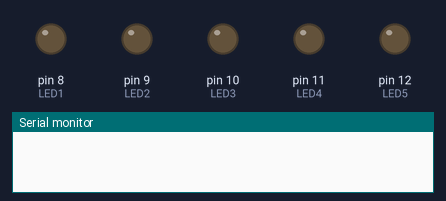
A sketch run on a simulated Arduino Uno, built with avr-gcc and run on an emulated ATmega328P. Shown: output pins drawn as LEDs (lit = HIGH), the last lines printed to the serial monitor.

Above: at 0.02 s.
At 0.37 s:
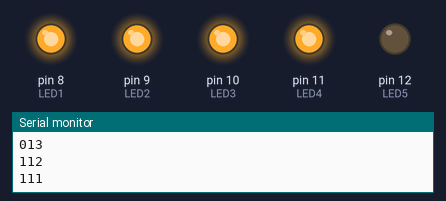
At 0.72 s:
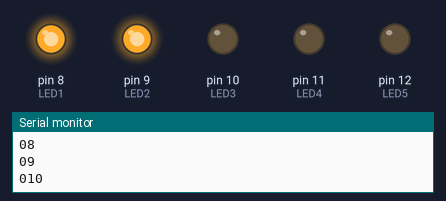
At 1.38 s:
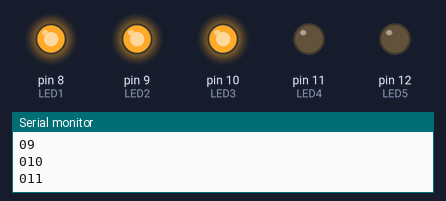
At 1.88 s:
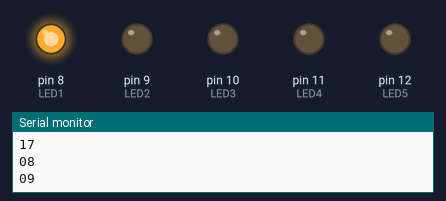
At 2.71 s:
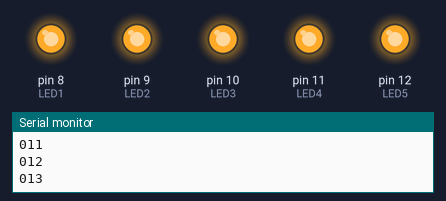
Timing chart, 0 to 3.0 s (numbered marks = the images above):
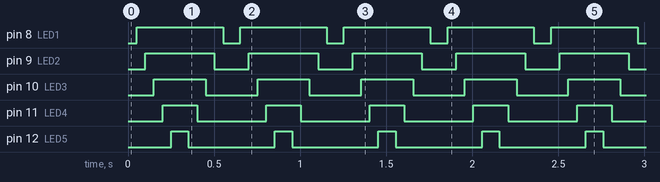

The sketch:

led_function_increment.ino
```cpp
const int LED1 = 8;
const int LED2 = 9;
const int LED3 = 10;
const int LED4 = 11;
const int LED5 = 12;
int ledValue = 8;
int ledLow = 0;

void setup() {
pinMode (LED1, OUTPUT);
pinMode (LED2, OUTPUT);
pinMode (LED3, OUTPUT);
pinMode (LED4, OUTPUT);
pinMode (LED5, OUTPUT);
Serial.begin(9600);
}

void loop() {
  delay(50);
  LedToggle(ledValue);

  Serial.print(ledLow);


  if (ledLow == 0)
  {
    LedToggle(ledValue);
    ledValue ++;
    Serial.println(ledValue);
  }
  if (ledLow == 1)
  {
    LedToggleLow(ledValue);
    ledValue --;
    Serial.println(ledValue);
  }

  if (ledValue == 13 )
  {
    ledLow = 1;
  }

  if (ledValue == 7)
  {
     ledLow = 0;
  }
}


void LedToggle(int a)
{
  digitalWrite(a, HIGH);
}

void LedToggleLow(int a)
{
  digitalWrite(a, LOW);
}
```

Measured:
- by itself, pin 8 (LED1): alternates HIGH for 0.50 s and LOW for 0.10 s
- by itself, pin 9 (LED2): alternates HIGH for 0.40 s and LOW for 0.20 s
- by itself, pin 10 (LED3): alternates HIGH for 0.30 s and LOW for 0.30 s
- by itself, pin 11 (LED4): alternates HIGH for 0.20 s and LOW for 0.40 s
- by itself, pin 12 (LED5): alternates HIGH for 0.10 s and LOW for 0.50 s
